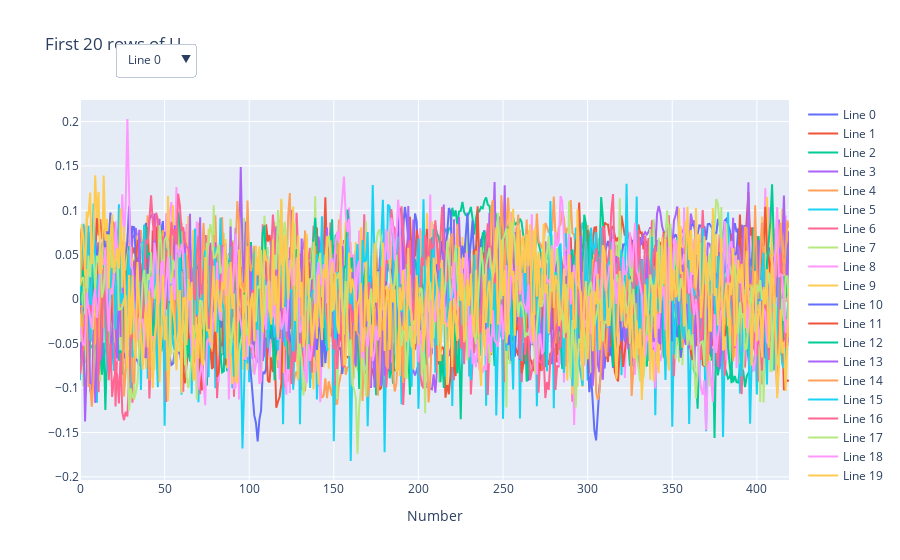

Source (notebook cell):
### Code cell
plot_multiple_lines(U[:, :20].T, title="First 20 rows of U", x_label="Number")

### Figure 1 — Plotly figure (JSON) as saved in the notebook; plotly's stock layout.template omitted (floating-point values rounded to 4 significant figures; data arrays with more than 128 entries replaced by an {"elided": "..."} marker saying what was removed)
{"data": [{"name": "Line 0", "type": "scatter", "visible": true, "x": {"elided": "420 int values"}, "y": {"elided": "420 float values"}}, {"name": "Line 1", "type": "scatter", "visible": true, "x": {"elided": "420 int values"}, "y": {"elided": "420 float values"}}, {"name": "Line 2", "type": "scatter", "visible": true, "x": {"elided": "420 int values"}, "y": {"elided": "420 float values"}}, {"name": "Line 3", "type": "scatter", "visible": true, "x": {"elided": "420 int values"}, "y": {"elided": "420 float values"}}, {"name": "Line 4", "type": "scatter", "visible": true, "x": {"elided": "420 int values"}, "y": {"elided": "420 float values"}}, {"name": "Line 5", "type": "scatter", "visible": true, "x": {"elided": "420 int values"}, "y": {"elided": "420 float values"}}, {"name": "Line 6", "type": "scatter", "visible": true, "x": {"elided": "420 int values"}, "y": {"elided": "420 float values"}}, {"name": "Line 7", "type": "scatter", "visible": true, "x": {"elided": "420 int values"}, "y": {"elided": "420 float values"}}, {"name": "Line 8", "type": "scatter", "visible": true, "x": {"elided": "420 int values"}, "y": {"elided": "420 float values"}}, {"name": "Line 9", "type": "scatter", "visible": true, "x": {"elided": "420 int values"}, "y": {"elided": "420 float values"}}, {"name": "Line 10", "type": "scatter", "visible": true, "x": {"elided": "420 int values"}, "y": {"elided": "420 float values"}}, {"name": "Line 11", "type": "scatter", "visible": true, "x": {"elided": "420 int values"}, "y": {"elided": "420 float values"}}, {"name": "Line 12", "type": "scatter", "visible": true, "x": {"elided": "420 int values"}, "y": {"elided": "420 float values"}}, {"name": "Line 13", "type": "scatter", "visible": true, "x": {"elided": "420 int values"}, "y": {"elided": "420 float values"}}, {"name": "Line 14", "type": "scatter", "visible": true, "x": {"elided": "420 int values"}, "y": {"elided": "420 float values"}}, {"name": "Line 15", "type": "scatter", "visible": true, "x": {"elided": "420 int values"}, "y": {"elided": "420 float values"}}, {"name": "Line 16", "type": "scatter", "visible": true, "x": {"elided": "420 int values"}, "y": {"elided": "420 float values"}}, {"name": "Line 17", "type": "scatter", "visible": true, "x": {"elided": "420 int values"}, "y": {"elided": "420 float values"}}, {"name": "Line 18", "type": "scatter", "visible": true, "x": {"elided": "420 int values"}, "y": {"elided": "420 float values"}}, {"name": "Line 19", "type": "scatter", "visible": true, "x": {"elided": "420 int values"}, "y": {"elided": "420 float values"}}], "layout": {"autosize": true, "showlegend": true, "title": {"text": "First 20 rows of U"}, "updatemenus": [{"buttons": [{"args": [null, {"visible": [true, false, false, false, false, false, false, false, false, false, false, false, false, false, false, false, false, false, false, false]}], "label": "Line 0", "method": "update"}, {"args": [null, {"visible": [false, true, false, false, false, false, false, false, false, false, false, false, false, false, false, false, false, false, false, false]}], "label": "Line 1", "method": "update"}, {"args": [null, {"visible": [false, false, true, false, false, false, false, false, false, false, false, false, false, false, false, false, false, false, false, false]}], "label": "Line 2", "method": "update"}, {"args": [null, {"visible": [false, false, false, true, false, false, false, false, false, false, false, false, false, false, false, false, false, false, false, false]}], "label": "Line 3", "method": "update"}, {"args": [null, {"visible": [false, false, false, false, true, false, false, false, false, false, false, false, false, false, false, false, false, false, false, false]}], "label": "Line 4", "method": "update"}, {"args": [null, {"visible": [false, false, false, false, false, true, false, false, false, false, false, false, false, false, false, false, false, false, false, false]}], "label": "Line 5", "method": "update"}, {"args": [null, {"visible": [false, false, false, false, false, false, true, false, false, false, false, false, false, false, false, false, false, false, false, false]}], "label": "Line 6", "method": "update"}, {"args": [null, {"visible": [false, false, false, false, false, false, false, true, false, false, false, false, false, false, false, false, false, false, false, false]}], "label": "Line 7", "method": "update"}, {"args": [null, {"visible": [false, false, false, false, false, false, false, false, true, false, false, false, false, false, false, false, false, false, false, false]}], "label": "Line 8", "method": "update"}, {"args": [null, {"visible": [false, false, false, false, false, false, false, false, false, true, false, false, false, false, false, false, false, false, false, false]}], "label": "Line 9", "method": "update"}, {"args": [null, {"visible": [false, false, false, false, false, false, false, false, false, false, true, false, false, false, false, false, false, false, false, false]}], "label": "Line 10", "method": "update"}, {"args": [null, {"visible": [false, false, false, false, false, false, false, false, false, false, false, true, false, false, false, false, false, false, false, false]}], "label": "Line 11", "method": "update"}, {"args": [null, {"visible": [false, false, false, false, false, false, false, false, false, false, false, false, true, false, false, false, false, false, false, false]}], "label": "Line 12", "method": "update"}, {"args": [null, {"visible": [false, false, false, false, false, false, false, false, false, false, false, false, false, true, false, false, false, false, false, false]}], "label": "Line 13", "method": "update"}, {"args": [null, {"visible": [false, false, false, false, false, false, false, false, false, false, false, false, false, false, true, false, false, false, false, false]}], "label": "Line 14", "method": "update"}, {"args": [null, {"visible": [false, false, false, false, false, false, false, false, false, false, false, false, false, false, false, true, false, false, false, false]}], "label": "Line 15", "method": "update"}, {"args": [null, {"visible": [false, false, false, false, false, false, false, false, false, false, false, false, false, false, false, false, true, false, false, false]}], "label": "Line 16", "method": "update"}, {"args": [null, {"visible": [false, false, false, false, false, false, false, false, false, false, false, false, false, false, false, false, false, true, false, false]}], "label": "Line 17", "method": "update"}, {"args": [null, {"visible": [false, false, false, false, false, false, false, false, false, false, false, false, false, false, false, false, false, false, true, false]}], "label": "Line 18", "method": "update"}, {"args": [null, {"visible": [false, false, false, false, false, false, false, false, false, false, false, false, false, false, false, false, false, false, false, true]}], "label": "Line 19", "method": "update"}, {"args": [null, {"visible": [true, true, true, true, true, true, true, true, true, true, true, true, true, true, true, true, true, true, true, true]}], "label": "All", "method": "update"}], "direction": "down", "showactive": true, "x": 0.05, "xanchor": "left", "y": 1.15, "yanchor": "top"}], "xaxis": {"autorange": true, "range": [0, 419], "title": {"text": "Number"}, "type": "linear"}, "yaxis": {"autorange": true, "range": [-0.2035, 0.2242], "title": {"text": ""}, "type": "linear"}}}
